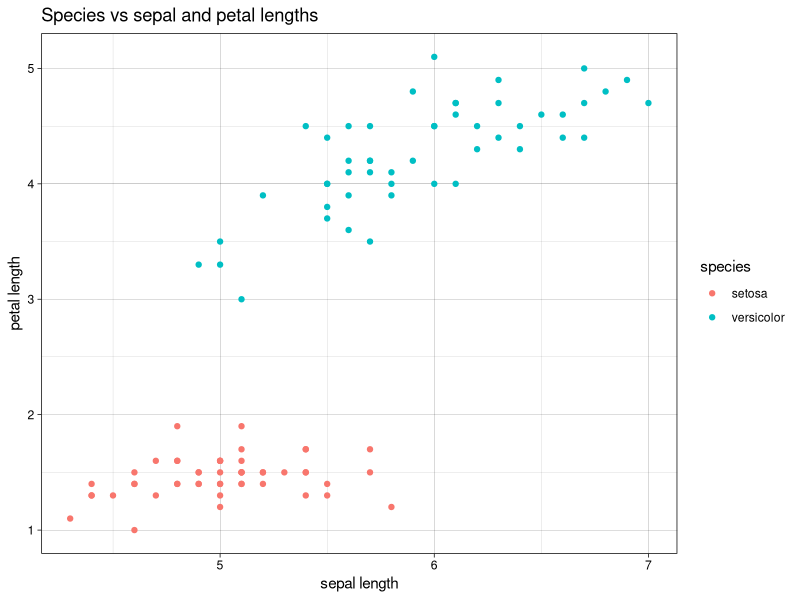
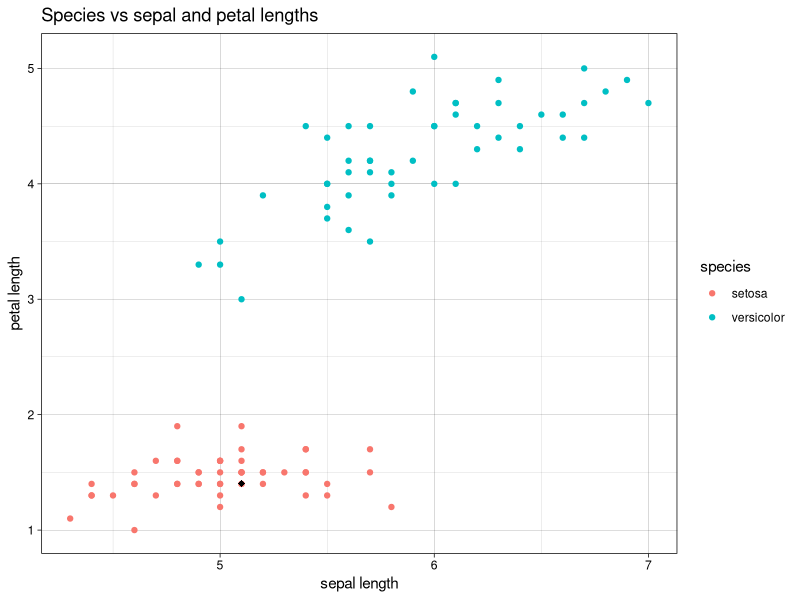
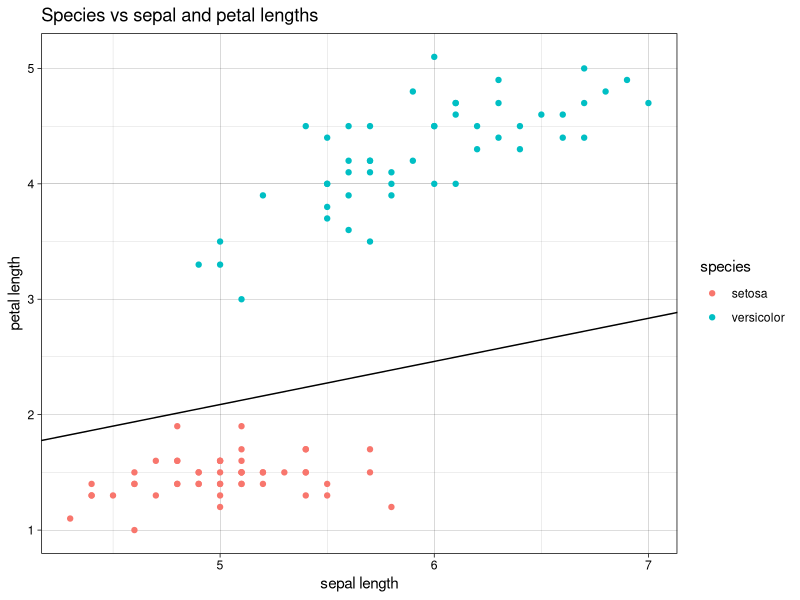

The R source for these figures, in order:
## ---- chunk 1
library(tidyverse)
library(patchwork)
library(scales)
knitr::opts_chunk$set(echo = TRUE, message = FALSE, warning=FALSE, 
                      fig.align = 'center', fig.width = 5, fig.height=3, cache = TRUE)
comma <- function(x) format(x, digits = 2, big.mark = ",")
theme_set(theme_linedraw())
color.blues <- c(NA,"#BDD7E7", "#6BAED6", "#3182BD", "#08519C", "#074789", "#063e77", "#053464")
color.itam  <- c("#00362b", "#00503f", "#006953", "#008367", "#009c7b", "#00b68f")


sin_lineas <- theme(panel.grid.major = element_blank(), panel.grid.minor = element_blank())
sin_leyenda <- theme(legend.position = "none")
sin_ejes <- theme(axis.ticks = element_blank(), 
        axis.text = element_blank())

## ---- chunk 2

data(iris)

data <- iris %>% 
    mutate(sepal = Sepal.Length, 
           petal = Petal.Length, 
           species = Species) %>% 
    select(sepal, petal, species) %>% 
    filter(species %in% c("setosa", "versicolor"))

data %>% 
    ggplot(aes( x = sepal, y = petal)) + 
        geom_point(aes(color = species)) + 
        xlab("sepal length") + 
        ylab("petal length") + 
        ggtitle("Species vs sepal and petal lengths")

## ---- chunk 3

data <- data %>% 
    mutate(target = ifelse(species == 'setosa', 1, -1))

data

## ---- chunk 4

w <- c(w1 = 0, w2 = 0, b = 0)
w

## ---- chunk 5

dt.misclass <- data %>% 
    mutate(yhat = sign(w[1] * sepal + w[2] * petal + w[3] * 1), 
           loss = target * yhat) %>% 
    summarise(misclass = which(loss <= 0 )) %>% 
    pull(misclass)


if (length(dt.misclass) > 0){
    id <- dt.misclass[1]
    # id <- sample(dt.misclass, 1)
} else {
    id <- NA
}

x <- c(simplify2array(data %>% select(sepal, petal) %>% slice(id)), 1)
y <- simplify2array(data %>% select(target) %>% slice(id))

dw <- y * x
w <- w + dw

data %>% 
    ggplot(aes( x = sepal, y = petal)) + 
        geom_point(aes(color = species)) + 
        geom_point(data = data %>% slice(id), 
                   aes(x = sepal, y = petal), 
                   size = 2, shape = 18) + 
        geom_abline(slope = -w[1]/w[2], intercept = -w[3]/w[2], color = 'black') + 
        xlab("sepal length") + 
        ylab("petal length") + 
        # ylim(0, 10) + xlim(0, 10) + 
        ggtitle("Species vs sepal and petal lengths")


## ---- chunk 6

w <- c(w1 = 0, w2 = 0, b = 0)
W_history <- w
P_history <- c(NULL)

for (iter in seq(100)){
    dt.misclass <- data %>% 
        mutate(yhat = sign(w[1] * sepal + w[2] * petal + w[3]), 
               loss = target * yhat) %>% 
        summarise(misclass = which(loss <= 0 )) %>% 
        pull(misclass)
    
    
    if (length(dt.misclass) > 0){
        id <- dt.misclass[1]
        # id <- sample(dt.misclass, 1)
        P_history  <- cbind(P_history, id)
    } else {
        break
    }
    
    x <- c(simplify2array(data %>% select(sepal, petal) %>% slice(id)), 1)
    y <- simplify2array(data %>% select(target) %>% slice(id))
    
    dw <- y * x
    w <- w + dw
    W_history <- bind_rows(W_history, w)
}

W_history
## ---- chunk 7

data %>% 
    ggplot(aes( x = sepal, y = petal)) + 
        geom_point(aes(color = species)) +
        geom_abline(slope = -w[1]/w[2], intercept = -w[3]/w[2], color = 'black') + 
        xlab("sepal length") + 
        ylab("petal length") + 
        ggtitle("Species vs sepal and petal lengths")

